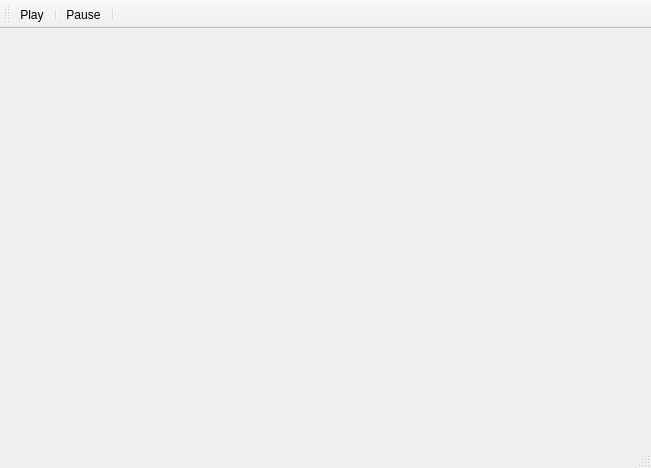
<?xml version="1.0" encoding="UTF-8"?>
<ui version="4.0">
 <class>MainWindow</class>
 <widget class="QMainWindow" name="MainWindow">
  <property name="geometry">
   <rect>
    <x>0</x>
    <y>0</y>
    <width>651</width>
    <height>468</height>
   </rect>
  </property>
  <property name="minimumSize">
   <size>
    <width>578</width>
    <height>0</height>
   </size>
  </property>
  <property name="windowTitle">
   <string>MainWindow</string>
  </property>
  <widget class="QWidget" name="centralWidget">
   <layout class="QVBoxLayout" name="verticalLayout">
    <item>
     <widget class="QCustomPlot" name="customPlot" native="true"/>
    </item>
    <item>
     <widget class="QCustomPlot" name="customPlot2" native="true"/>
    </item>
    <item>
     <widget class="QCustomPlot" name="customPlot3" native="true"/>
    </item>
   </layout>
  </widget>
  <widget class="QMenuBar" name="menuBar">
   <property name="geometry">
    <rect>
     <x>0</x>
     <y>0</y>
     <width>651</width>
     <height>22</height>
    </rect>
   </property>
  </widget>
  <widget class="QToolBar" name="mainToolBar">
   <attribute name="toolBarArea">
    <enum>TopToolBarArea</enum>
   </attribute>
   <attribute name="toolBarBreak">
    <bool>false</bool>
   </attribute>
   <addaction name="actionPlay"/>
   <addaction name="separator"/>
   <addaction name="actionPause"/>
   <addaction name="separator"/>
  </widget>
  <widget class="QStatusBar" name="statusBar"/>
  <action name="actionPlay">
   <property name="icon">
    <iconset resource="images.qrc">
     <normaloff>:/new/prefix1/images/play.jpg</normaloff>:/new/prefix1/images/play.jpg</iconset>
   </property>
   <property name="text">
    <string>Play</string>
   </property>
  </action>
  <action name="actionPause">
   <property name="icon">
    <iconset resource="images.qrc">
     <normaloff>:/new/prefix1/images/pause.jpg</normaloff>:/new/prefix1/images/pause.jpg</iconset>
   </property>
   <property name="text">
    <string>Pause</string>
   </property>
  </action>
 </widget>
 <layoutdefault spacing="6" margin="11"/>
 <customwidgets>
  <customwidget>
   <class>QCustomPlot</class>
   <extends>QWidget</extends>
   <header>qcustomplot.h</header>
   <container>1</container>
  </customwidget>
 </customwidgets>
 <resources>
  <include location="images.qrc"/>
 </resources>
 <connections/>
</ui>
